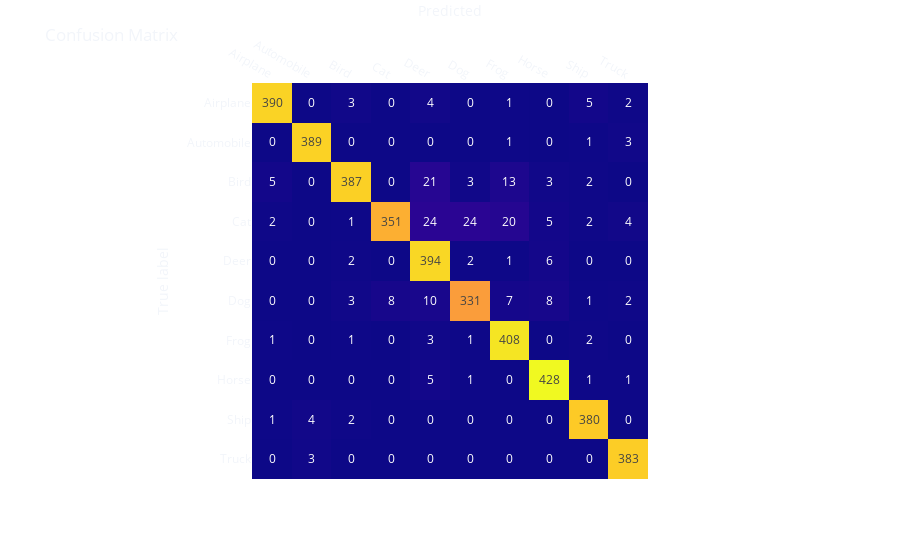

Notebook source saved alongside this figure:
### Markdown cell above
**However, the model trained with a combination of normal and perturbed data receives a robustness score of  around 94%!**

### Code cell
model = tf.keras.models.load_model('models\pre_trained_Cifar_CNN_with_adversarial_training.h5')

print(f'\nModel Evaluation Against Adversaries\n\n{"*" * 50}\n')
_, test_acc_score = model.evaluate(adversarial_x_test, adversarial_y_test, verbose=0)
print(f'Robustness Score: {round(test_acc_score * 100, 2)} %.')

from sklearn.metrics import confusion_matrix

predictions = model.predict(adversarial_x_test, verbose=0)
matrix = confusion_matrix(adversarial_y_test.argmax(axis=1), predictions.argmax(axis=1))

import plotly.express as px
fig = px.imshow(matrix,
                labels=dict(x="Predicted", y="True label"),
                x=class_names,
                y=class_names,
                text_auto=True
                )
fig.update_xaxes(side='top')
fig.update_layout(template='plotly_dark',
                  title='Confusion Matrix',
                  coloraxis_showscale=False,
                  paper_bgcolor='rgba(0, 0, 0, 0)',
                  plot_bgcolor='rgba(0, 0, 0, 0)')
fig.show()

### Figure 1 — Plotly figure (JSON) as saved in the notebook; plotly's stock layout.template omitted (floating-point values rounded to 4 significant figures)
{"data": [{"coloraxis": "coloraxis", "hovertemplate": "Predicted: %{x}<br>True label: %{y}<br>color: %{z}<extra></extra>", "name": "0", "texttemplate": "%{z}", "type": "heatmap", "x": ["Airplane", "Automobile", "Bird", "Cat", "Deer", "Dog", "Frog", "Horse", "Ship", "Truck"], "xaxis": "x", "y": ["Airplane", "Automobile", "Bird", "Cat", "Deer", "Dog", "Frog", "Horse", "Ship", "Truck"], "yaxis": "y", "z": [[390, 0, 3, 0, 4, 0, 1, 0, 5, 2], [0, 389, 0, 0, 0, 0, 1, 0, 1, 3], [5, 0, 387, 0, 21, 3, 13, 3, 2, 0], [2, 0, 1, 351, 24, 24, 20, 5, 2, 4], [0, 0, 2, 0, 394, 2, 1, 6, 0, 0], [0, 0, 3, 8, 10, 331, 7, 8, 1, 2], [1, 0, 1, 0, 3, 1, 408, 0, 2, 0], [0, 0, 0, 0, 5, 1, 0, 428, 1, 1], [1, 4, 2, 0, 0, 0, 0, 0, 380, 0], [0, 3, 0, 0, 0, 0, 0, 0, 0, 383]]}], "layout": {"coloraxis": {"colorscale": [[0, "#0d0887"], [0.1111, "#46039f"], [0.2222, "#7201a8"], [0.3333, "#9c179e"], [0.4444, "#bd3786"], [0.5556, "#d8576b"], [0.6667, "#ed7953"], [0.7778, "#fb9f3a"], [0.8889, "#fdca26"], [1, "#f0f921"]], "showscale": false}, "margin": {"t": 60}, "paper_bgcolor": "rgba(0, 0, 0, 0)", "plot_bgcolor": "rgba(0, 0, 0, 0)", "title": {"text": "Confusion Matrix"}, "xaxis": {"anchor": "y", "constrain": "domain", "domain": [0, 1], "scaleanchor": "y", "side": "top", "title": {"text": "Predicted"}}, "yaxis": {"anchor": "x", "autorange": "reversed", "constrain": "domain", "domain": [0, 1], "title": {"text": "True label"}}}}
